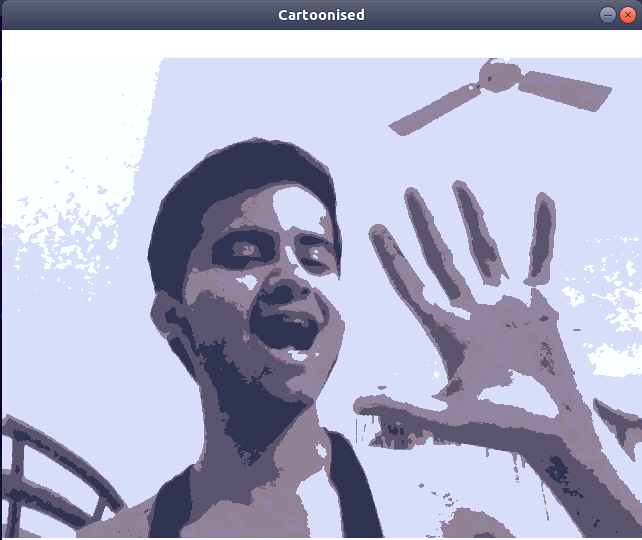
#> input picture Kmeans.png, 642 x 540 px, given in place of the camera
$ python cartoonise.py
#> lines starting #> are read from the running program, lines starting #| are printed output that depends on the picture; after the words box and inside, x2 and y2 are one past the last pixel; in counts of white or black regions, pixels touching at a corner belong together
import cv2
import numpy


#Initiating the camera
cap= cv2.VideoCapture(0)

#Infinite loop for capturing the frames
while(True):
	ret,frame = cap.read()
#> frame is the input picture: shape (540, 642, 3); mean B, G, R 199.8, 175.6, 175.3

	#converting the image to greyscale for edge detection
	image_bw = cv2.cvtColor(frame,cv2.COLOR_BGR2GRAY)
	# Applying the bilateral filter for smoothening the image without edge loss
	image_bw = cv2.bilateralFilter(image_bw, -1,10, 1)
	image_bw = cv2.GaussianBlur(image_bw, (5,5), 0)

	#Getting the edges of the image using Laplacian
	edges = cv2.Laplacian(image_bw,-1,ksize=5)
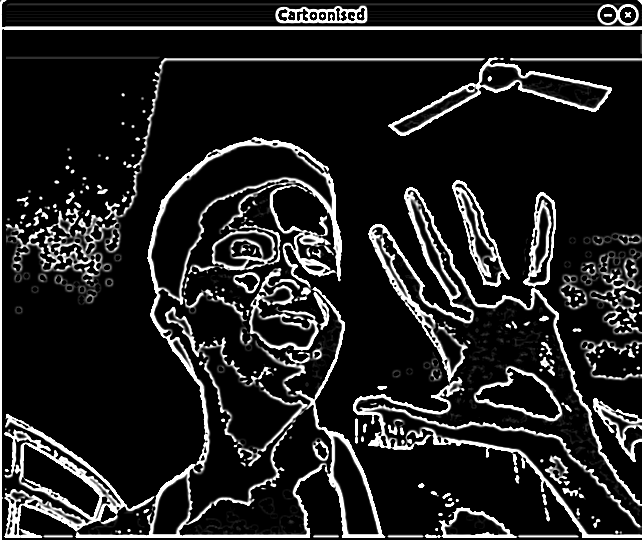
#> edges: shape (540, 642); min 0, max 255, mean 33.1
	#Threshholding the edges for the mask to be blended
	_,mask = cv2.threshold(edges,30, 255, cv2.THRESH_BINARY_INV)
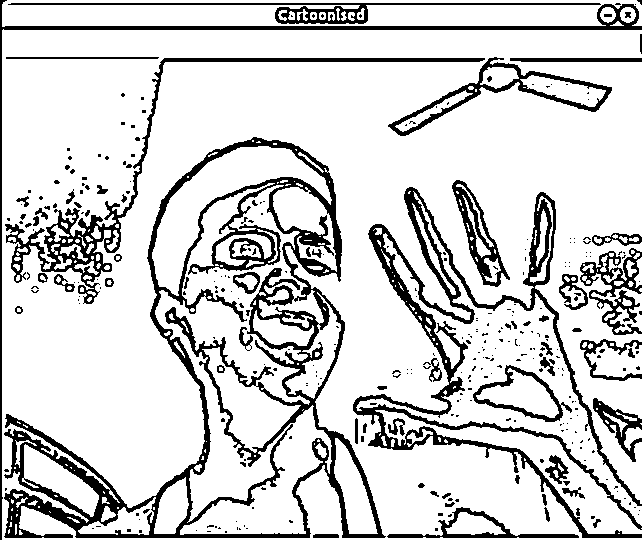
#> mask: shape (540, 642); 82.5% white; 336 black regions (267 under 20 px), largest, box (x1, y1, x2, y2) and area: (4, 137, 386, 538) 22553, (353, 187, 642, 538) 11196, (5, 58, 485, 304) 5241

	#taking the impurities out of the mask using median blur
	for i in range(13):
		#Here the kernel size can be varied according to the resolution of camera
		mask= cv2.medianBlur(mask,3)
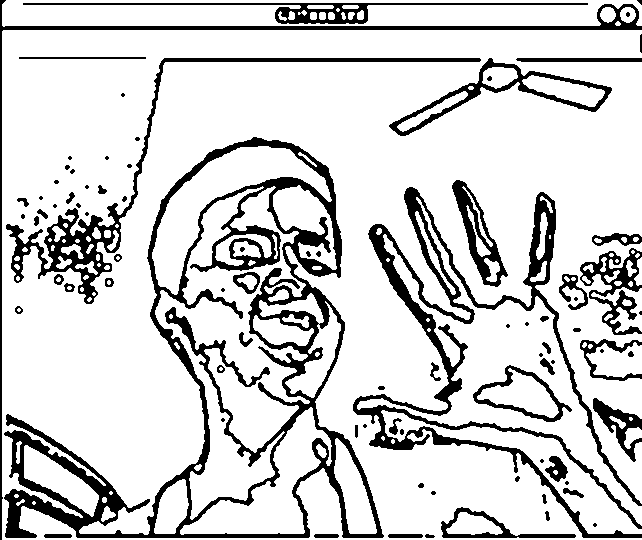
#> mask: shape (540, 642); 82.5% white; 85 black regions (32 under 20 px), largest, box (x1, y1, x2, y2) and area: (4, 137, 384, 538) 23355, (353, 187, 642, 538) 11682, (6, 58, 481, 304) 5525

	#Eroding and dilating the mask for making it look realistic
	kernel = numpy.ones((3,3),numpy.uint8)
	mask = cv2.erode(mask, kernel)
#> mask: shape (540, 642); 73.2% white; 60 black regions, largest, box (x1, y1, x2, y2) and area: (0, 0, 642, 540) 45029, (352, 186, 642, 539) 19575, (5, 57, 482, 305) 8803
	mask =cv2.erode(mask, kernel)
#> mask: shape (540, 642); 65.1% white; 31 black regions, largest, box (x1, y1, x2, y2) and area: (0, 0, 642, 540) 77405, (351, 185, 642, 540) 28111, (557, 231, 642, 337) 5495
	mask = cv2.dilate(mask, kernel)
#> mask: shape (540, 642); 72.2% white; 34 black regions, largest, box (x1, y1, x2, y2) and area: (0, 0, 642, 540) 61617, (352, 186, 642, 540) 20862, (558, 232, 642, 336) 4654

	#Final task of splitting the frame into three layers(b,g,r) and application of mask
	image_b, image_g, image_r = cv2.split(frame)
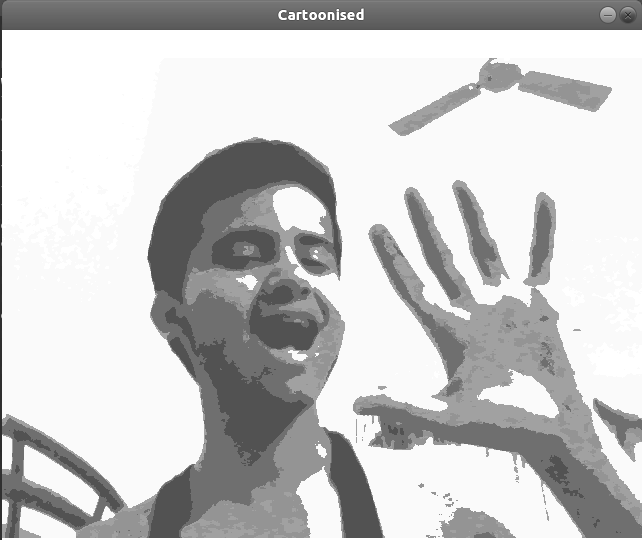
#> image_b: shape (540, 642); min 40, max 255, mean 199.8

	final_b = cv2.bitwise_and(image_b, mask)
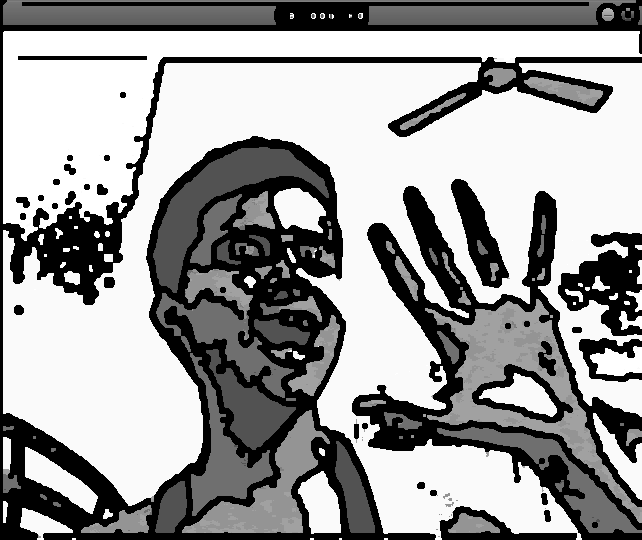
#> final_b: shape (540, 642); min 0, max 255, mean 156.1
	final_g = cv2.bitwise_and(image_g, mask)
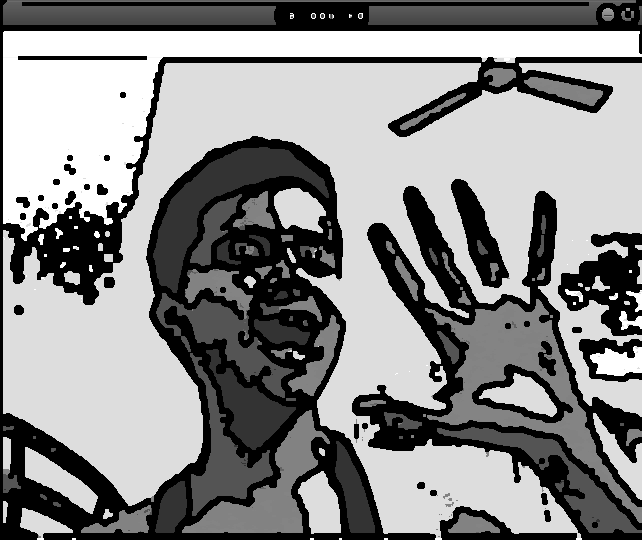
#> final_g: shape (540, 642); min 0, max 255, mean 139.1
	final_r = cv2.bitwise_and(image_r, mask)

	final = cv2.merge((final_b,final_g,final_r))
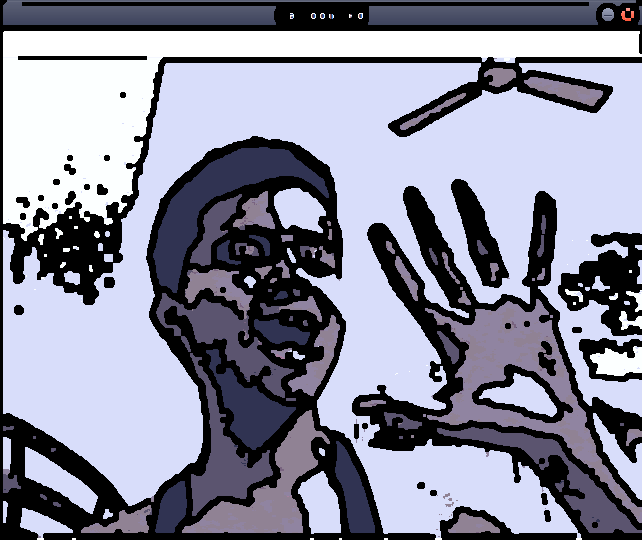
#> final: shape (540, 642, 3); mean B, G, R 156.1, 139.1, 137.9

	cv2.imshow("fine", final)
	#Exiting the application on press of q
	if(cv2.waitKey(2)==ord('q')):
#> (key q is pressed here)
		break

cap.release()
cv2.destroyAllWindows()
